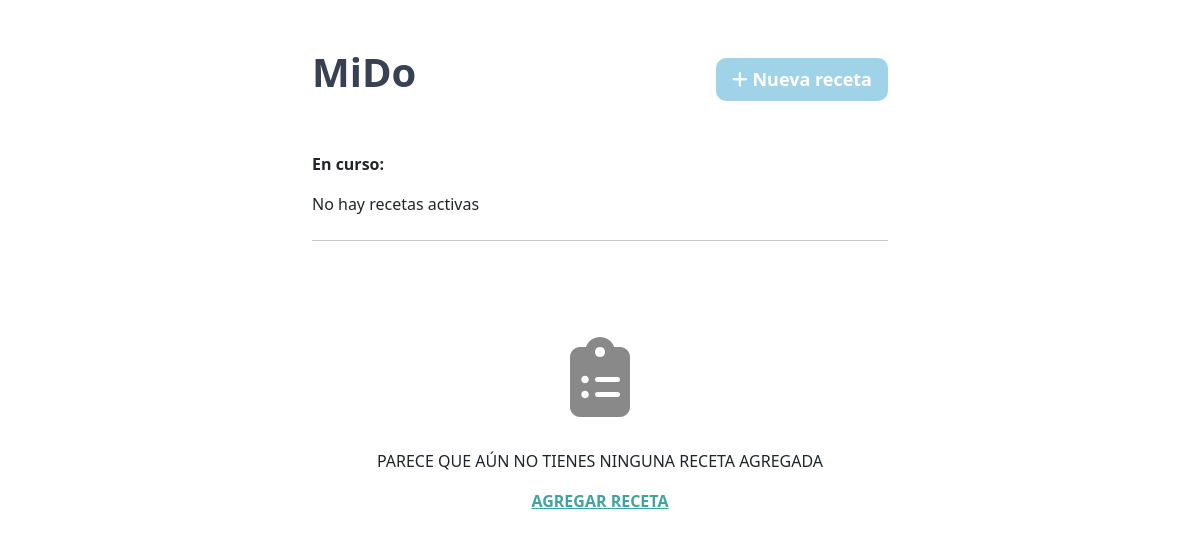
/, run on an earlier commit of the app's database.
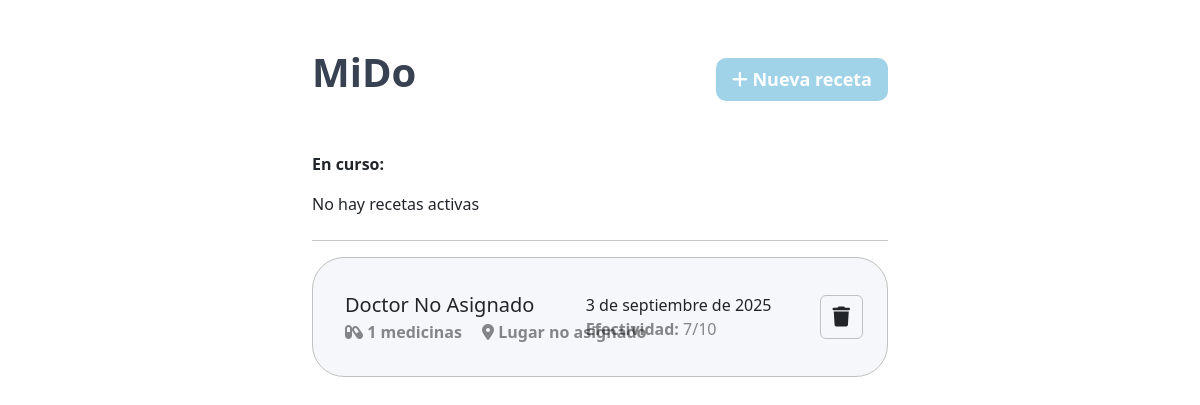
And on a later commit of the database.
### miApp/models.py (models this page shows, shortened)
class Receta(models.Model):
    doc = models.CharField(max_length=255)
    fecha = models.DateField()
    efectividad = models.IntegerField(default=0)
    activo = models.BooleanField(default=False)
    lugar = models.CharField(null=True)
    def cantidad_medicinas(self):
        return self.medicamentos.count()

### miApp/views.py (the view)
# urls.py: path('', views.index),
def index(request):
    if request.method == 'POST':
        Receta.objects.create(
            doc = request.POST.get('doc'),
            fecha = request.POST.get('fecha'),
            lugar = request.POST.get('lugar')
        )
    activos =  Receta.objects.filter(activo=True)
    lista = Receta.objects.filter(activo=False).order_by('-id')
    return render(request, "home.html",{'lista': lista, 'activos': activos})

### miApp/templates/home.html (shortened to what the changed rows need)
{% load static %}
<!DOCTYPE html>
<html lang="en">
<head>
    <link href="https://cdn.jsdelivr.net/npm/bootstrap@5.3.8/dist/css/bootstrap.min.css" rel="stylesheet">
    <link rel="stylesheet" href="https://cdnjs.cloudflare.com/ajax/libs/font-awesome/6.7.2/css/all.min.css">
    <link rel="stylesheet" href="{% static 'css/root.css' %}">
    <link rel="stylesheet" href="{% static 'css/home.css' %}">
    <link rel="stylesheet" href="{% static 'css/modalAgregar.css' %}">
</head>
<body>
    <div class="container container-fluid w-50 mt-5">
        <div class="top">
            <h1>MiDo</h1>
        </div>
        <div class="list">
            {% if lista %}
            {% for receta in lista %}
            <div class="receta mt-3" data-id="{{ receta.id }}">
                <div class="receta-info1">
                    <div class="receta-doc">
                         {%  if  receta.doc|default_if_none:"" %}
                         Doc. {{ receta.doc|title }}
                        {% else %}
                        Doctor no asignado
                        {% endif %}
                    </div>
                    <div class="receta-cantidadMedicina">
                        <i class="fa-solid fa-capsules"></i>
                        {{receta.cantidad_medicinas}} medicinas
                        <i class="fa-solid fa-location-dot ms-3"></i>
                        {%  if  receta.lugar|default_if_none:"" %}
                        {{ receta.lugar|title }}
                        {% else %}
                        Lugar no asignado
                        {% endif %}
                    </div>
                </div>
                <div class="receta-info2">
                    <div class="detalles">
                        <p class="fecha m-0 mt-3">{{  receta.fecha|date:"j \\d\\e F \\d\\e Y"  }}</p>
                        <p class="efectividad"><b>Efectividad:</b> {{ receta.efectividad }}/10</p>
                    </div>
                    <div class="accion">
                        <button class="btn eliminar scl" onclick="event.stopPropagation(); document.getElementById('eliminarReceta').submit()"><i class="fa-solid fa-trash"></i></button>
                    </div>
                </div>
            </div>
            {% endfor %}
            {% else%}
             {%  include 'sinRecetas.html' %}
            {% endif %}
        </div>
    </div>
</body>
</html>

What changed in the data, as far as the page shows it:
added Receta: doc "Doctor No Asignado", cantidad_medicinas "1", lugar "Lugar no asignado", fecha "3 de septiembre de 2025", efectividad "7"
Also different on the page:
text no longer shown: "PARECE QUE AÚN NO TIENES NINGUNA RECETA AGREGADA AGREGAR RECETA"
